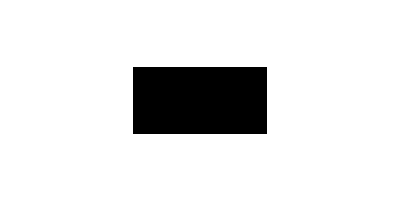
Frame 1 (no input)
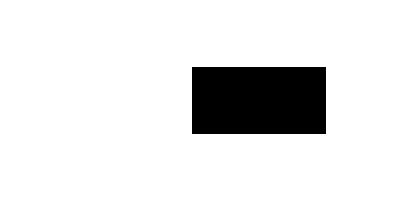
Frame 60 (the mouse pressed at the canvas centre just before this capture)
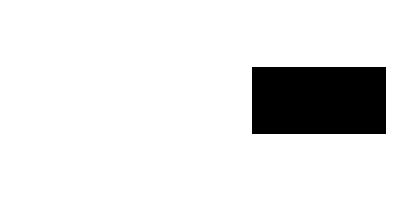
Frame 120 (the mouse held since frame 60 and released just before this capture)

The Processing sketch that drew these frames (run headless with seeded random() and noise(); from frame 60 on, the mouse is pressed at the canvas centre):

// Processing sketch: Car_class
// ── Car_class.pde
Car myCar;

void setup(){
  size(400, 200);
  myCar = new Car();
  
};

void draw(){
  
  background(255);
  myCar.show();
  myCar.move();
  
};

// ── Car.pde
class Car {
  float c;
  float xpos;
  float ypos;
  float speed;
  
  Car(){
    c = color(255);
    xpos = width / 2;
    ypos = height /2;
    speed = 1;
  };
  
  void show(){
    rectMode(CENTER);
    fill(c);
    rect(xpos, ypos, width/3, height/3);
  };
  
  void move(){
    xpos = xpos + speed;
    if(xpos -width /6 < 0 || xpos + width /6  > width) {
      speed = speed * -1.2;
    };
  };
}; 
